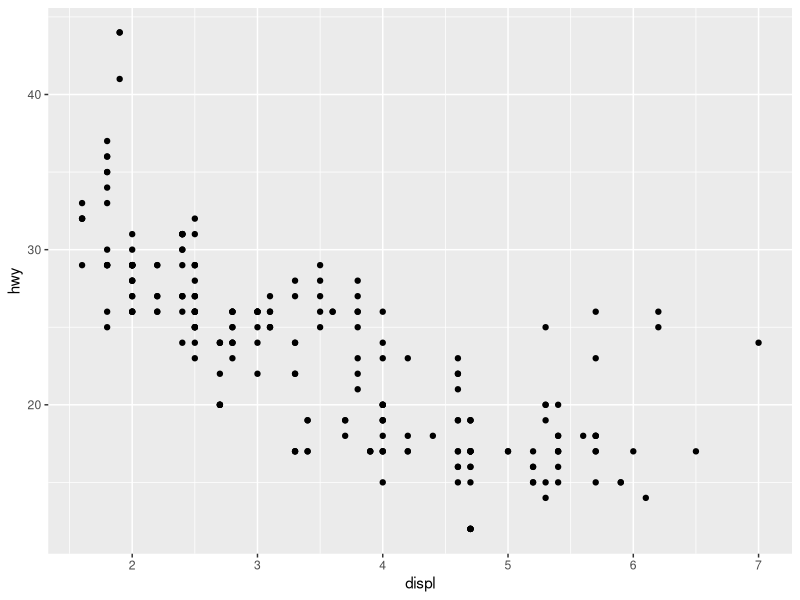
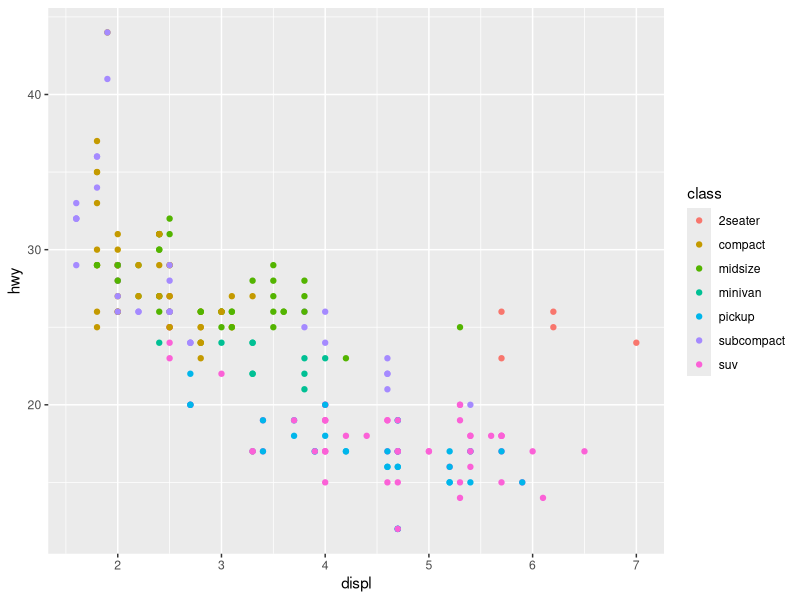
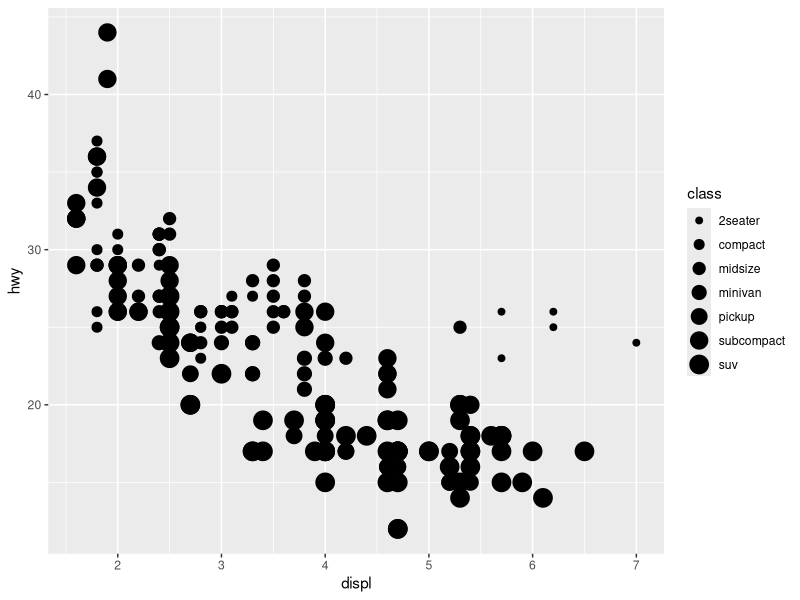
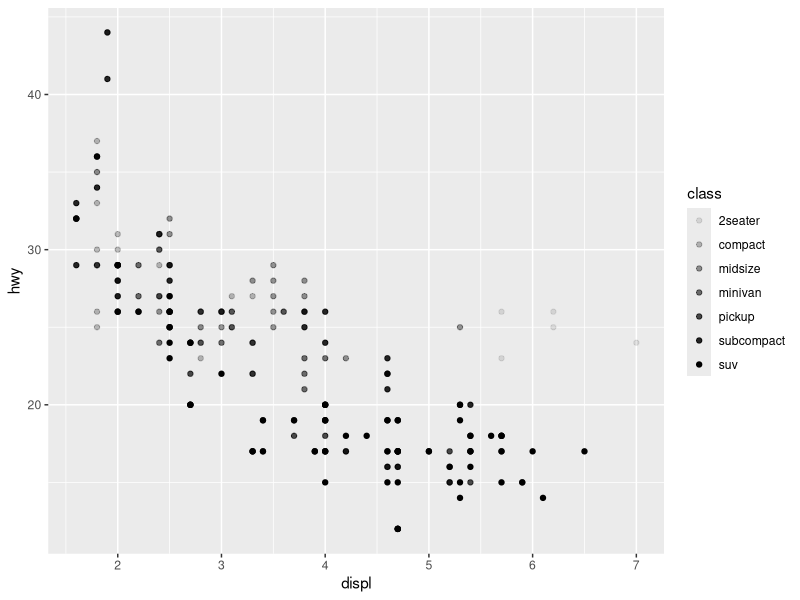
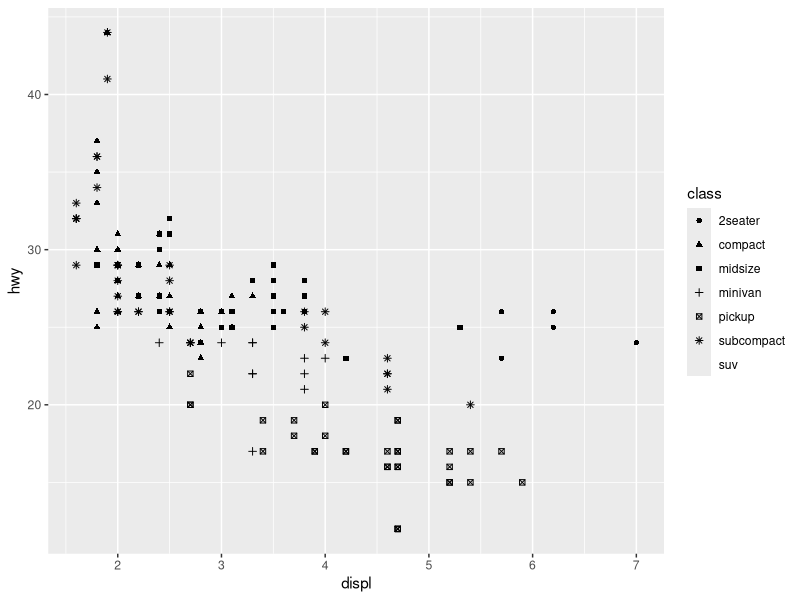
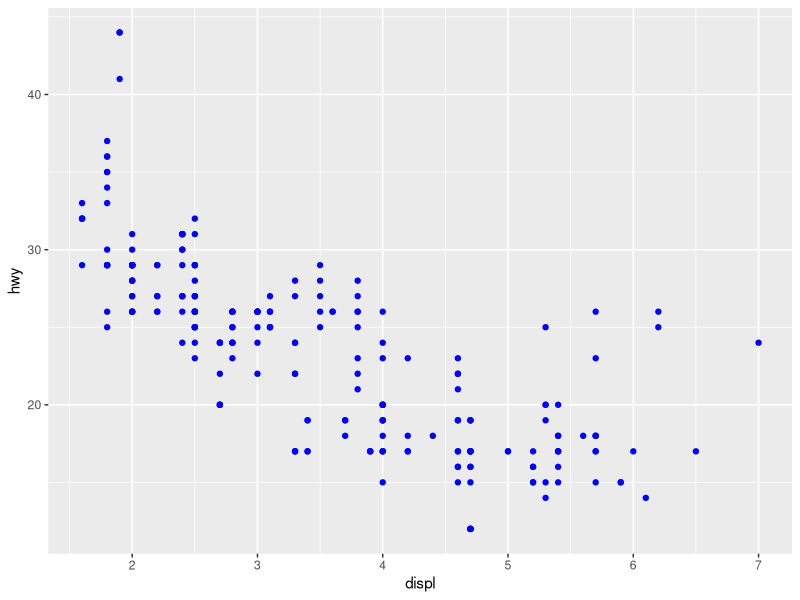
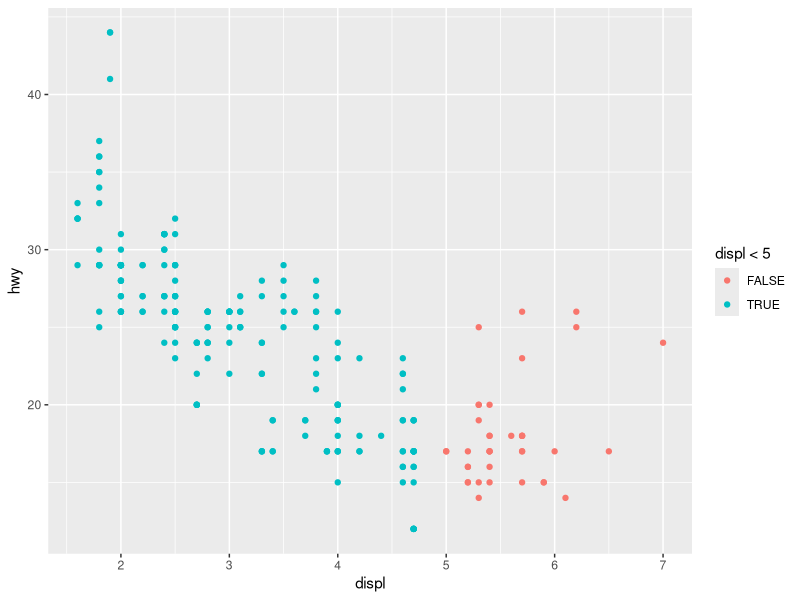
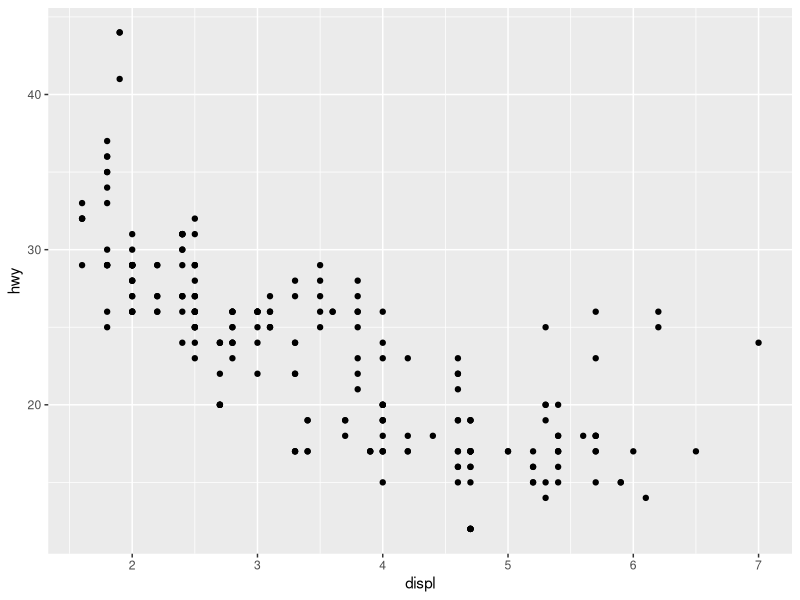

The R source for these figures, in order:
#Programming Fundamentals_Workshop 1####


# Basic arithmetic (e.g. wrangling sea surface temperatures)

24.5 + 1.2
32.0 / 4


#----------------------------#
 # MB5370: Techniques in Marine Science 1
 # Programming Fundamentals 
 # < Jessica > 
 # < 15/09/26 > 
#----------------------------#

#Workshop 01. Introduction ####

## 1.4 R syntax and working in scripts ####

# This section introduces us to R by running simple calculations inside a script.
# Indexed outputs: 

2 + 1 

1:30

6 * + 2

# 6 % 2 


#---------------------------
#Functions and Arguments 

years_old <- 25.3
round(years_old) # rounds up
floor(years_old) # rounds down 


years_old <- 25.365 #Adding decimal digits for the propt below 
 round (years_old, 2) # comma after the object to specify argument (rounding to 2 decimal points)

 
 args(round) # query function arguments to discover the options for each function 
#?round, ? can also be used to go help

 
 args(round) # use args in the Console
#function (x, digits = 0)


#-----------------------------#
# Objects and the assignment operator## 
## this section focuses on understanding how data is stored in r and why that matters.


 # Saving a single value 
   coral_count <- 42
 # Saving a vector of multiple fish lengths (in mm)
   fish_lengths <- c(124, 152, 98, 221, 146)

   
   # Manipulating objects 
    coral_count + 1 # adding value 
    coral_count + coral_count
  
    Coral_Count <- 1 
    coral_count + Coral_Count


# Object naming rules

    
# 1_age <- 25 # starts with a number
    #Error: unexpected input in "01_"
    
# !_age <- 25 # no special symbols
    # Error: unexpected input in "!_"
    
  coral_count <- 25 # no spaces
   # Error: unexpected symbol in "coral count"

    #> `coral count` <- 25 # spaces used but with back ticks
    

# debugging code 

    # Field survey data
    quadrat_area_m2 <- 0.25
    number_of_quadrats <- 16
    total_area_surveyed <- quadrat_area_m2 * number_of_quadrats
    
    # Let's print out the result
    print(total_area_surveyed)

  ## Result 
    4

#-----------------------------------------#
## 1.5 Packages#### 

#Installing and loading tidyverse 
#install.packages("tidyverse") # download and install
library(tidyverse) # load into current session


#----------------------------------------#

## 1.6 Data types ####
    # Assign variable values
    ## Exercise checking structures

site_name <- "Heron_Island"
transect_depth_m <- 12.5
bleaching_present <- TRUE
    
# Check using function class()
class(site_name)
class(transect_depth_m)
class(bleaching_present)
    
# Check using function str()
str(site_name)
str(transect_depth_m)
str(bleaching_present)


## Exercise rounding numbers 

# Tracking the age of an old-growth Porites coral colony
    years_old <- 25.765

# Clean this up for our summary report
    round(years_old, 2)

    
# Result 
    25.76
    
# Manipulating outpiuts 
# Make variables
    years_old <- 25.765
    rounded_age <- round(years_old, 2)

    
# Combine text and data variables
    paste("Average colony age is", rounded_age, "years old")
# we want to change result ti]o 1 decimal place as show below
    years_old <- 25.765
    rounded_age <- round(years_old, 1)
# Result 25.8


#----------------------------------------#
## 1.7 Data Structures ####
# Making a vector full of characters 

    coral_spp <- c("Porites", "Acropora", "Montastrea")

# Vectors 

    class(fish_lengths) # Numeric
    class(coral_spp) # Character 

# vectors with mixed variables 

    notes <- c("Acropora", 27.5, TRUE)

 # Lists 

    notes[[1]] # ACropora 
    notes[[2]] # 27.5
   

# Data frames and tibbles 

    my_dataframe <- data.frame (no = c(1,2,3), c("Plectropomus", "Scarus", "Pomacentrus"), c("TRUE", "FALSE", "TRUE"))
    my_dataframe
    str (my_dataframe)

    # Sometimes it gets it wrong, so get into the habit of checking and changing it if necessary. You can do this by accessing the column and changing its type:

    my_dataframe$no = as.factor(my_dataframe$no)
    str (my_dataframe)
  
#-----------------------------------------------#   
## 1.8 R projects and workspace architecture ####
  ## The working directory and saving your work 
    ### R projects: Escaping setwd()hell
    # not going to use setwd(), now using R Projects (.Rproj)
    # Exercise: Getting set up with R projects
    
    #source("file name ") - similar function to setwd()
    #getwd() - used to locate a directory 
#-----------------------------------------------#  
#1.9 Quarto for Reporting####
#-----------------------------------------------









# Workshop 2 ####
    
#Create first ggplot 
    ggplot(data = mpg) +
      geom_point(mapping = aes(x = displ, y = hwy)) 

   ##ggplot creates a coordinate system 
   ##So ggplot(data = mpg) creates an empty graph, but it’s not very interesting
  ##The function geom_point() adds a layer of points to your plot, which creates a scatter plot
    ##The mapping argument is always paired with aes(), and the x and y arguments of aes() specify which variables to map to the x and y axes. 
    
#---------------------------------------------#
    #understanding the grammer of graphs 
    ## graphing template 
    ### In all cases, your ggplot code will follow a generic template like the one below. You  will always call ggplot, offer it data, and then provide a geom function with a collection of mappings, which dictate how your plot will look
    
 #Usual tamplate
    #ggplot(data = <DATA>) +
     # <GEOM_FUNCTION>(mapping = aes(<MAPPINGS>))
    
    #ggplot() # create window without data 
    #ggplot(data = mpg)
    # adding a third variable such as class by mapping it into an aesthetic "aes()" includes shapes, size and color
  ## So when you’re creating a plot, you essentially need two attributes of a plot: a geom and aesthetics.
    
    ggplot(data = mpg) +
      geom_point(mapping = aes(x = displ, y = hwy, colour = class))
    
  ## we just mapped class to color, but you map to the size aesthetic in the exact same way
    
    #change point size by class 
    ggplot(data = mpg) +
      geom_point(mapping = aes(x = displ, y = hwy, size = class))
    #> Warning: Using size for a discrete variable is not advised.
    
    #Change point transparency by class (alpha).
    #Here the alpha aesthetic is what dictates the transparency.
    #Also consider trying a simple number, like 0.3 to this aesthetic, which globally applies a transparency to all points.
    
    ggplot(data = mpg) +
      geom_point(mapping = aes(x = displ, y = hwy, alpha = class))
    
    # own note: the point size is goof but the color not recommanded 
    
    #change point shaoe by class 
    
    ggplot(data = mpg) +
      geom_point(mapping = aes(x = displ, y = hwy, shape = class))
    
    #own note: shapes are good but they overlap and are of the same color 
    
    #You can also set these properties manually, such as by offering a number or a colour.Let’s make all of our points blue.
    
    
    ggplot(data = mpg) +
      geom_point(mapping = aes(x = displ, y = hwy), color = "blue")
    
    #There are a range of manual aesthetics you can set to manually alter the appearance of your
    #plot. These include:
    #The name of a color as a character string.
    #The size of a point in mm.
    #The shape of a point as a number, as shown in Figure 3.1.
    
    ggplot(data = mpg) + geom_point(mapping = aes(x = displ, y = hwy, color = displ < 5))
     # take note of spacing
     # everything to alter the aesthetic must be in the aesthetic brackets 
    
  #----------------------------------------------#
    #Troubleshooting 
    ggplot(data = mpg) + 
      geom_point(mapping = aes(x = displ, y = hwy))
    # the + should be on top line
    
 #-----------------------------------------------#
    #Facet and panel plots 
   # To facet your plot using a single variable, use facet_wrap().
    # Facet wrap syntax is in the function of a formula (kind of like a linear model formula), where the ~ dictates which variable you want to subset your data with.
    # Note: only use facet_wrap() for discrete variables.
    ggplot(data = mpg) +
      geom_point(mapping = aes(x = displ, y = hwy)) +
      facet_wrap(~ class, nrow = 2) # break data displyed into subsets, as displyed into their classes 
    #faceting is basically ploting data into subsets 
    #If you want to do this with more than one variable, then use facet_grid(). Here you need two variables using ~ to split them up.
    #Facet plot on the combination of two variables using facet_grid(). Facet grid needs two variables separated by a ~
    
    ggplot(data = mpg) +
      geom_point(mapping = aes(x = displ, y = hwy)) +
      facet_grid(drv ~ cyl)
    
  #Use a . if you do not want to facet in the rows or column dimension. Note what happens in this case:
    
    ggplot(data = mpg) +
      geom_point(mapping = aes(x = displ, y = hwy)) +
      facet_grid(.~ cyl) # the display becomes more straight 
    
 #-----------------------------------------------# 
   #2.21 Fitting simple line ####
    # To display data as points, use geom_point().
    
    ggplot(data = mpg) +
      geom_point(mapping = aes(x = displ, y = hwy))
    
    # To display the same data as a smooth line fit through the points use geom_smooth().
    ggplot(data = mpg) +
      geom_smooth(mapping = aes(x = displ, y = hwy)) # note that the geom_point() is not included to include the points 
    
    # recap
    # geom is an object that your plot uses to represent the data.
    # To change the geom type in your plot, simply change the geom function that you add to your plot template
    
    ggplot(data = mpg) +
      geom_point(mapping = aes(x = displ, y = hwy)) 
      # points horrible
     
      ggplot(data = mpg) + geom_smooth(mapping = aes(x = displ, y = hwy)) 
      # try smooth line 
      
    # Combining points and lines 
      ggplot(data = mpg) +
        geom_point(mapping = aes(x = displ, y = hwy)) + 
        geom_smooth(mapping = aes(x = displ, y = hwy))
      
      ggplot(data = mpg) +
        geom_point(mapping = aes(x = displ, y = hwy, linetype = drv, colour = drv)) +
        geom_smooth(mapping = aes(x = displ, y = hwy, linetype = drv, colour = drv)) # added the color by the drv 
      
      # Here we have two geoms on the same graph (points and lines)!
      #edit above to play with the geom####
      
      #Here we will use the group argument to show that our data is in fact grouped.
      #It won’t add a new legend but can easily be used to vary your plots by the discrete variable.
      
      #Set the group aesthetic to a categorical variable to draw multiple objects.
      
      
      ggplot(data = mpg) +
        geom_smooth(mapping = aes(x = displ, y = hwy, group = drv))
      
      # Change the color of each line based on drv value
    
      
     ggplot(data = mpg) +
        geom_smooth(mapping = aes(x = displ, y = hwy, color = drv),
        show.legend = FALSE,
      )
      #show.legend = FALSE, removes ledgend from graph
     
    # combining line and point geom as done previously 
     
     ggplot(data = mpg) +
       geom_point(mapping = aes(x = displ, y = hwy)) +
       geom_smooth(mapping = aes(x = displ, y = hwy))
     
     # however the mappings are duplicated, want to make it more efficient 
     
     ggplot(data = mpg, mapping = aes(x = displ, y = hwy)) +
       geom_point() +
       geom_smooth()
     
     #changing colors 
     
     ggplot(data = mpg, mapping = aes(x = displ, y = hwy)) +
       geom_point(mapping = aes(color = class)) +
       geom_smooth()
  
    #The same goes if you want to specify different data for each layer. 
     #Here, we use a filter(class ="subcompact") to select a subset of the data and plot only that subset.
     
     ggplot(data = mpg, mapping = aes(x = displ, y = hwy)) +
       geom_point(mapping = aes(color = class)) +
       geom_smooth(data = filter(mpg, class == "subcompact"), se = FALSE)
     
   #question####  
     #own note:the line changes to following the class?
     
     ggplot(data = mpg, mapping = aes(x = displ, y = hwy)) +
       geom_point(mapping = aes(color = class)) +
       geom_smooth(data = filter(mpg, class == "subcompact"), se = FALSE)
     #1. What geom would you use to draw a line chart? A boxplot? A histogram? An area chart?
     geom_line()
     geom_area()
     geom_boxplot()
     geom_histogram()
     
     #2. Run this code in your head and predict what the output will look like. Then, run the code in R and check your predictions. Will these two graphs look different? Why/why not? 
     #my predictions:both graphs would look the same 
     ggplot(data = mpg, mapping = aes(x = displ, y = hwy)) +
       geom_point() +
       geom_smooth()
     
     
     ggplot() +
       geom_point(data = mpg, mapping = aes(x = displ, y = hwy)) +
       geom_smooth(data = mpg, mapping = aes(x = displ, y = hwy))
  #--------------------------------------------------------------#   
  #2.22 Transforming and stats####
     
     #The diamonds dataset comes in ggplot2 and contains information about ~54,000 diamonds, including the price, carat, color, clarity, and cut of each diamond.
     
     #2.22.1 Ploting statistics####
     
    # Our first bar chart shows that more diamonds are available with high quality cuts than low quality cuts. The quality of the shape the diamond has been cut literally!
     
     
     ggplot(data = diamonds) +
       geom_bar(mapping = aes(x = cut))
     
     #On the x-axis, the chart displays cut, a variable from the diamonds dataset. On the y-axis, it displays count, but count is not a variable in diamonds! 
     #Where does count come from? Many graphs, like scatterplots, plot the raw values of your dataset. 
     #Other graphs, like bar charts, calculate new values to plot:
      # bar charts, histograms, and frequency polygons “bin” your data and then plot bin counts (the number of points that fall in each bin).
      # smoothers fit a model to your data and then plot predictions from the model.
      # boxplots compute a robust summary of the distribution and then display a specially formatted box.
     ### so absically the counts are done after analysing of viewing the dataset! using stat. 
     #The algorithm used to calculate new values for a graph is called a stat, short for statistical transformation.
     
     #You can generally use geoms and stats interchangeably. For example, you can recreate the
     #previous plot using stat_count() instead of geom_bar()
     
     ggplot(data = diamonds) +
       stat_count(mapping = aes(x = cut))
     
     #The main reason this is so easy is because every geom has a default stat and every stat has a default geom, which means you don’t need to worry about what’s going on.
     
     #2.22.2 Overview defaults in ggplot2####
      
     # The defaults stat are not the only thing you can do. 
     #defaults are there in the first place can have bug implications on results, so you should alwasy make an effort to understand any of these black box outputs.
     # Whats the default? How can it change? Whats it doing to my work?
     
     # Thus, you might want to overwrite it, a default stat, now that you understand what the defaults are
     # Change the default stat (which is a count, a summary) to identity (which is the raw value of a variable).
     
     #Don’t worry yet about the “tribble()” function from the code below. It’s just used to make tibble and we will learn about those in a bit (they’re basically a dataframe).
     
     demo <- tribble(
       ~cut,
       ~freq,
       "Fair"
       , 1610,
       "Good"
       , 4906,
       "Very Good"
       , 12082,
       "Premium"
       , 13791,
       "Ideal"
       , 21551
     )
     demo
     
     ggplot(data = demo) +
       geom_bar(mapping = aes(x = cut, y = freq), stat = "identity")
     
     #You can also override a default mapping from transformed variables to aesthetics.
     #For instance, you could display a bar chart of the proportion of your total diamond dataset rather than a count.
     
     ggplot(data = diamonds) +
       geom_bar(mapping = aes(x = cut, y = stat(prop), group = 1))
     #> Warning: `stat(prop)` was deprecated in ggplot2 3.4.0.
     #Displying according to total than count which is the default stat
     
     #2.22.3 Plotting statistical details#### 
     
     # showing more about these transformations
     ggplot(data = diamonds) +
       stat_summary(
       mapping = aes(x = cut, y = depth),
       fun.min = min,
       fun.max = max,
       fun = median
     )
     
     #2.23 Aesthetic adjustments####
     
     #Another way to boost the way you can convey information with plots using ggplot2 is to use aesthetics like colour or fill to change aspects of bar colours.
 
     ggplot(data = diamonds) +
       geom_bar(mapping = aes(x = cut, colour = cut)) # coloring the the cut, which may appear as a highlight 
     ggplot(data = diamonds) +
       geom_bar(mapping = aes(x = cut, fill = cut)) # filling the bars representing the cuts with color 
      # the difference is between the use of "fill" and "color
     
     
     ggplot(data = diamonds) +
       geom_bar(mapping = aes(x = cut, colour = cut)) # coloring the the cut, which may appear as a highlight 
     ggplot(data = diamonds) +
       geom_bar(mapping = aes(x = cut, fill = clarity)) #clarity is another style used to color fill the cut 
     
     #The ability to make position adjustments is vital,
     #it allows you to customise your plots in three ways:
     #identity (raw data), fill (changes heights) and dodge (which forces ggplot2 to not put things on top of each other)
     
     #if you use position = "identity", you will be able to place each object exactly where it falls in the context of the graph.
     
     #This is vital for point charts like scatter plots but makes a mess in a bar plot situation by showing too much information (a bar plot generally summarises information). So in this case we will need to alter the bar aesthetic.
     
     #To alter transparency (alpha)
     ggplot(data = diamonds, mapping = aes(x = cut, fill = clarity)) +
       geom_bar(alpha = 1/5, position = "identity")
     #To color the bar outlines with no fill color
     ggplot(data = diamonds, mapping = aes(x = cut, colour = clarity)) +
       geom_bar(fill = NA, position = "identity") # the fill = NA removes any fill
        
     
     # position = "fill" worls like stacking but makes each of stacked bars the same height
     ggplot(data = diamonds) +
       geom_bar(mapping = aes(x = cut, fill = clarity), position =
           "fill") # the count also changes to account for the same height in bars reading the quality of cut
     
     #position = "dodge" places overlapping objects directly beside one another.
     
     ggplot(data = diamonds) +
       geom_bar(mapping = aes(x = cut, fill = clarity), position = "dodge") # so not stacked but beside each other 
     
     #jitter, which slightly moves points so you can see them all (especially when they overlap). I’m sure you’ve seen really nice box plots with jittered points all over them, which you handle with this function.
      #position = "jitter" adds a small amount of random noise to each point to avoid overplotting when points overlap. This is useful for scatterplots but not barplots.
    
     
     ggplot(data = mpg) +
       geom_point(mapping = aes(x = displ, y = hwy), position = "jitter")
     # creates a bit of noise to avoid overlapping 
     
#--------------------------------------------------#     
    
      #2.24 The layered grammer of graphics#### 
      
    #Most of the time you won’t need to populate all of these, because ggplot2 has defaults for most of them, but overall you have enough here to build almost any plot
     
     # ggplot(data = <DATA>) +
      #  <GEOM_FUNCTION>(
        #  mapping = aes(<MAPPINGS>),
        #  stat = <STAT>,
        #  position = <POSITION>
      #  ) +
      #  <FACET_FUNCTION>
#own build       
       
#--------------------------------------------------#     
       #setting up Git anf Github####
     
    #install.packages("usethis")
     #credentials::git_credential_ask() # where you place in your username and token as password 
     #usethis::git_sitrep() # like a check
     
     #--------------------------------------------------#
     #Workshop 4. AI####
     #Step 1 - Preparing workplace 
     
     #Load tidyverse and palmerpenguins libraries
     library(tidyverse)
     library(palmerpenguins)
     #install.packages("palmerpenguins")
     
     #Step 2 - Prompt for a multi-variable scatter plot 
     
     # Create a ggplot scatter plot using the penguins dataset. 
     # Plot bill_length_mm on the x-axis and bill_depth_mm on the y-axis.
     # Color points by species and use geom_point with size 3.
     # Add a minimal theme and clean labels.
     
     ggplot(data = penguins, mapping = aes(x = bill_length_mm, y = bill_depth_mm, color = species)) +
       geom_point(size = 3) +
       theme_minimal() +
       labs(title = "Bill Length vs Bill Depth by Species",
            x = "Bill Length (mm)",
            y = "Bill Depth (mm)",
            color = "Species")
     
     #Step 3 - open-end comparitive plotting 
     # build a scatter plot mapping body_mass_g against flipper_length_mm, adding a linear regression trend line (geom_smooth) for each species. 
     ggplot(data = penguins, mapping = aes(x = flipper_length_mm, y = body_mass_g, color = species)) +
       geom_point(size = 3) +
       geom_smooth(method = "lm", se = FALSE) +
       theme_minimal() +
       labs(title = "Body Mass vs Flipper Length by Species",
            x = "Flipper Length (mm)",
            y = "Body Mass (g)",
            color = "Species")
     
     # generate a boxplot comparing flipper_length_mm across different species, faceted by island, using custom color palettes. 
     ggplot(data = penguins, mapping = aes(x = species, y = flipper_length_mm, fill = species)) +
       geom_boxplot() +
       facet_wrap(~ island) +
       scale_fill_brewer(palette = "Set2") +
       theme_minimal() +
       labs(title = "Flipper Length by Species and Island",
            x = "Species",
            y = "Flipper Length (mm)",
            fill = "Species")
     
     # The boxplot was choisen to compare the distribution of flipper lengths across species, while faceting by island allows for a clear comparison of how these distributions vary across different geographic locations. 
     # The custom color palette enhances visual distinction between species. 
     # While compared to the scatter plot option, information displayed where less clearly visualized compared to the boxplot.
     
     ggplot(data = penguins, mapping = aes(x = species, y = flipper_length_mm, fill = species)) +
       geom_boxplot() +
       facet_wrap(~ island) +
       scale_fill_brewer(palette = "Set2") +
       theme_minimal() +
       labs(title = "Flipper Length by Species and Island",
            x = "Species",
            y = "Flipper Length (mm)",
            fill = "Species")
     
     #Copilot was used to generate plots and a few descriptive text within workshop 4. 
     
     
     
     
     
